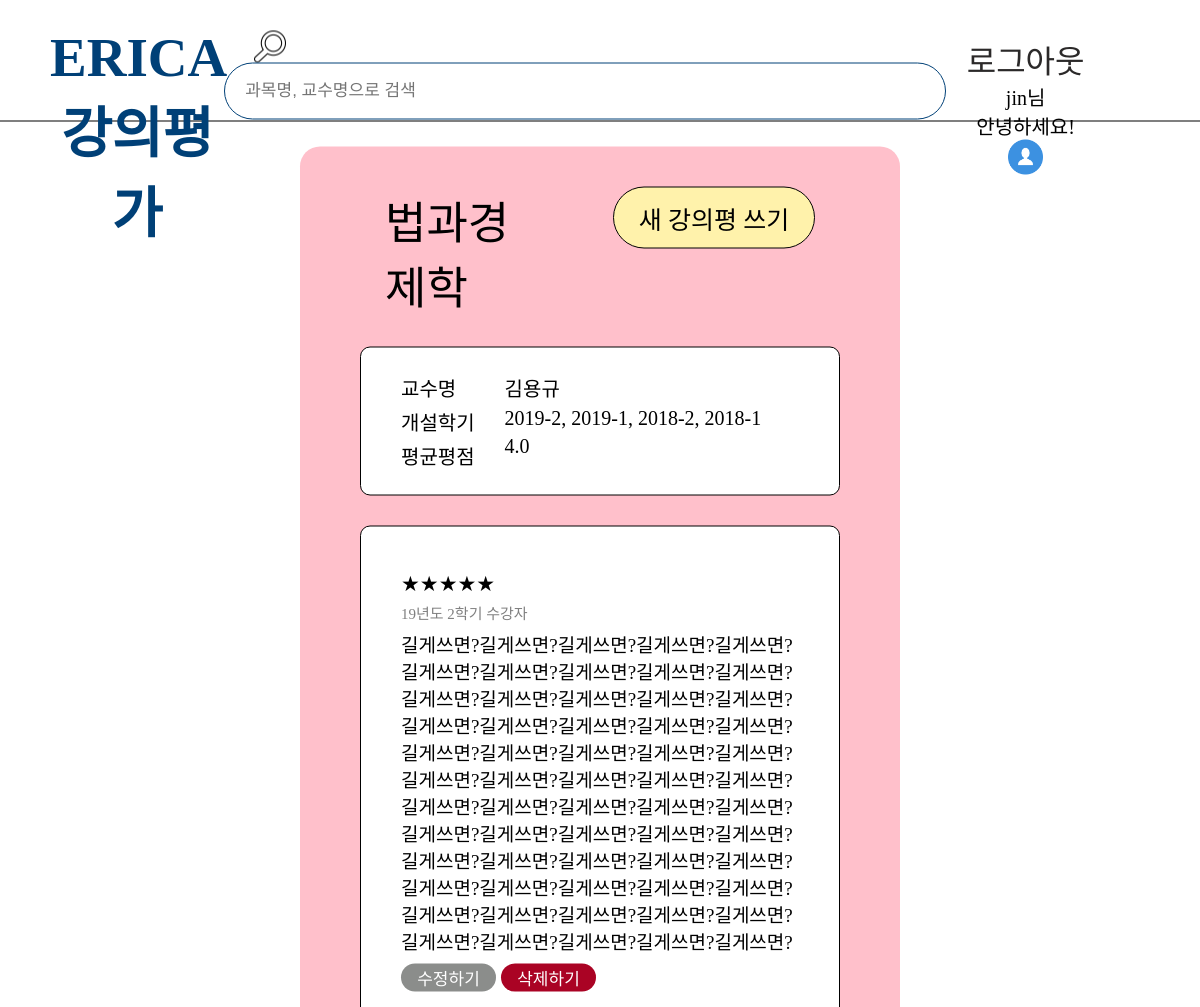
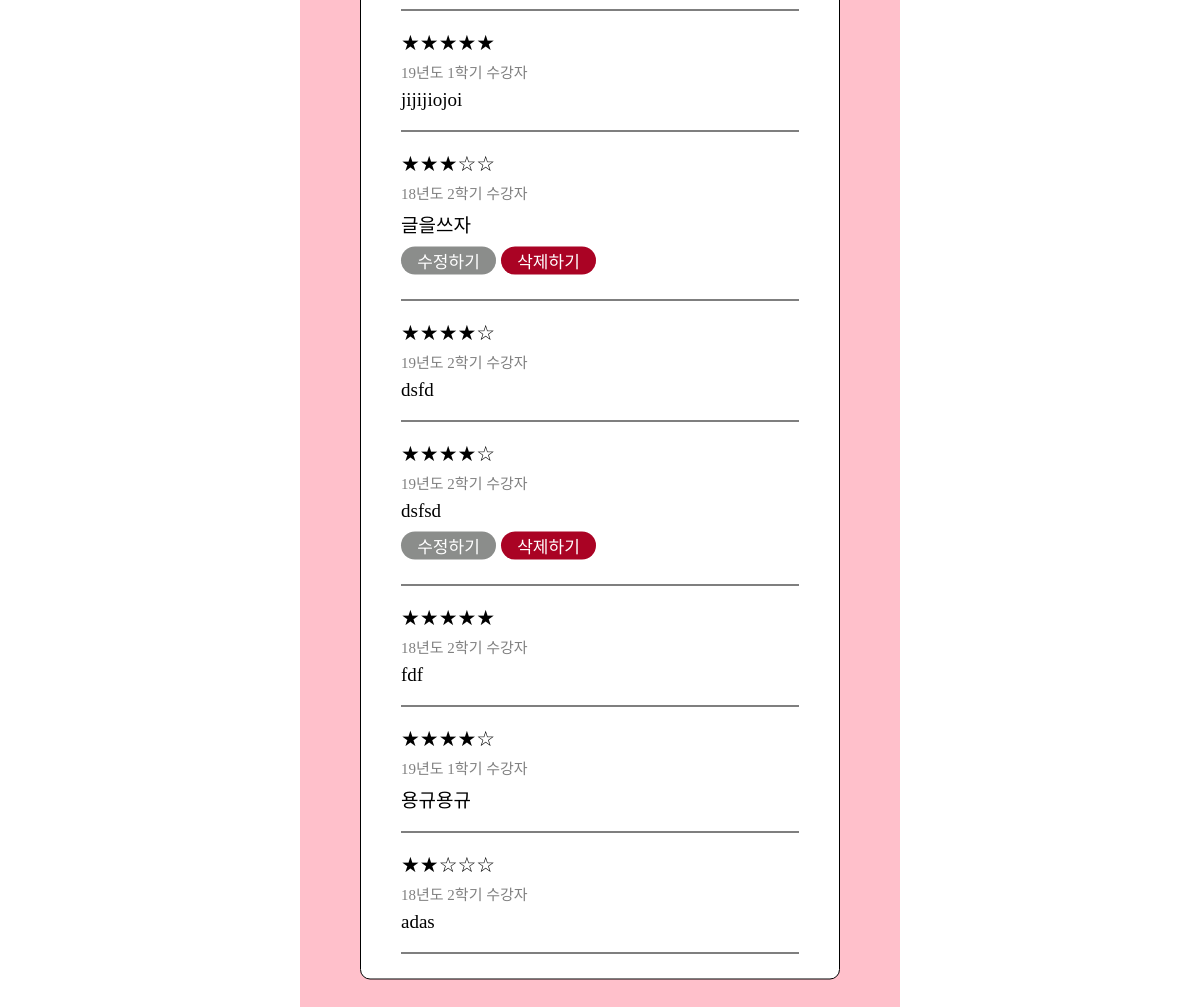
The app's page /LE/ (signed in) with its own data (2 pictures, top to bottom).
### app/models.py (models this page shows, shortened)
class LawAndEconomics(models.Model):
    objects = models.Manager()
    author = models.ForeignKey(settings.AUTH_USER_MODEL, default =1, on_delete = models.CASCADE)
    lectureName = models.CharField(max_length=200, default="법과경제학")
    professorName = models.CharField(max_length=50, default="김용규")
    SEME_FIELD_CHOICES=[
        ('19년도 2학기', '19년도 2학기'),
        ('19년도 1학기', '19년도 1학기'),
        ('18년도 2학기', '18년도 2학기'),
        ('18년도 2학기', '18년도 1학기'),
    ]
    seme = models.CharField(max_length=10, choices=SEME_FIELD_CHOICES)
    score = models.IntegerField(validators=[MinValueValidator(0),MaxValueValidator(5)], default=[0])
    text = models.TextField(max_length=300)
    time = models.DateTimeField(default=timezone.now)

### app/views.py (the view)
# urls.py: path('LE/', LERead.as_view(), name='LE'),
class LERead(ListView):
    model = LawAndEconomics
    def get(self, request):
        template_name = 'LE.html'
        LE = LawAndEconomics.objects.all().order_by('-time')
        contentsLE = LawAndEconomics.objects.all()
        countLE = 0
        sumLE = 0
        avgLE = "none"
        for content in contentsLE:
            sumLE += content.score
            countLE +=1
            avgLE = round(sumLE/countLE, 2)
        return render(request, template_name, {'LE':LE,'avgLE':avgLE})

### app/templates/LE.html (shortened to what this page needs)
{% extends "base_list.html" %}
{% load static %}
{% block css %}
<link rel="stylesheet" href="{% static 'css/list.css' %}">
{% endblock css %}
{% block content %}
{% if user.is_authenticated %}
<div class="section">
        <div class="top_box">
            <div class="top_box_left"><p class="page_name">법과경제학</p></div>
            <div class="top_box_right"><a href="{% url 'LE_CREATE' %}">
                <div class="create_box">새 강의평 쓰기</div></a></div>
        </div>
    <div class="info_box">
        <ul>
            <li class="info_li">교수명</li>
            <li class="info_li">개설학기</li>
            <li class="info_li">평균평점</li>
        </ul>
        <ul>
            <li class="info_li">김용규</li>
            <li class="info_li">2019-2, 2019-1, 2018-2, 2018-1</li>
            <li class="info_li">{{avgLE}}</li>
        </ul>
    </div>
    <div class="big_list_box">
        {% for i in LE %}
        <div class="list_box">
            <div class="main-item">
                <p class="score">
                    {% if i.score == 1 %} ★☆☆☆☆
                    {% elif i.score == 2 %} ★★☆☆☆
                    {% elif i.score == 3 %} ★★★☆☆
                    {% elif i.score == 4 %} ★★★★☆
                    {% elif i.score == 5 %} ★★★★★
                    {% endif %}
                </p>
                <p class="seme">{{i.seme}} 수강자</p>
                <p class="text">{{i.text}}</p>
            </div>
            {% if i.author == user %}
            <div class="btn_box">
                <a href="{% url 'LE_UPDATE' i.id %}"><div class="btn update">수정하기</div></a>
                <a href="{% url 'LE_DELETE' i.id %}"><div class="btn delete">삭제하기</div></a>
            </div>
            {% endif %}
        </div>
        {% endfor %}
    </div>
    <br>
</div>
{% else %}
<h2>잘못된 접근입니다.</h2>
{% endif %}
{% endblock content %}

### app/templates/base_list.html (shortened to what this page needs)
{% load static %}
<!DOCTYPE html>
<html lang="en">
<head>
    <link rel="stylesheet" type="text/css" href="{% static 'css/base.css'%}">
    <link rel="stylesheet" href="{% static 'css/font.css' %}">
    {% block css %}{% endblock css %}
</head>
<body>
    <div class="container">
        <div class="outer">
            <div class="top_nav">
                <div id="box-left">
                    <a href="{% url 'main' %}">
                        <h1 class="name"> ERICA 강의평가</h1>
                    </a>
                </div>
                {% if user.is_authenticated %}
                <div id='box-center'>
                    <form action = "{% url 'result' %}" method='GET'>
                        <input class="input_button" type="image" src="{% static 'image/find.png'%}" alt="Submit">
                        <input class="input_box" type="text" name="query" value="{{query}}" placeholder="과목명, 교수명으로 검색">
                    </form>
                </div>
                {% endif %}
                <div id='box-right'>
                    <ul>
                        {% if user.is_authenticated %}
                        <ul>
                            <li class="li"><a href="javascript:{document.getElementById('logout').submit()}"
                                     class="li_Logout">로그아웃</a>
                            </li>
                            <li class="li">
                                <p class="intro">{{user.username}}님<br>안녕하세요!</p>
                            </li>
                            <li class="li"><a href="{% url 'mypage' %}"><img class="profile_img"
                                        src="{%static 'image/profile.png' %}"></a></li>
                        </ul>
                            {% endif %}
                </div>
            </div>
            <div class="content">
                {% block content %}
                {% endblock %}
            </div>
        </div>
    </div>
</body>

### app/static/css/base.css (style rules this page uses)
* { margin: 0; padding: 0; }
a { color: #000; }
a:link { color: black; }
body { background: white; margin: 0; display: flex; justify-content: center; }
.outer { position:absolute; top:50%; left:50%; background: white; transform:translate(-50%, -50%); width: 100%; height: 100%; }
.content { display: flex; flex-direction: column; width: 100%; padding: 25px 0; }
.top_nav { height: 120px; display: flex; background-color: white; border-bottom: solid 1px black; position: relative; padding: 0 50px; }
#box-left { flex: 0.8; text-align: center; padding: 25px 0; font-size: 1.3rem; }
#box-center { flex: 1.4; text-align: left; padding: 30px 0; }
input { vertical-align: middle; margin-right: 15px; }
.input_box { padding: 20px; border: 1.8px solid #004077; border-radius : 30px; width:680px; height:15px; font-size: 17px; }
.input_button { width:32px; height:32px; cursor: pointer; padding-left: 30px; }
#box-right { margin: 0 auto; padding: 35px 0; padding-right: 40px; }
#box-right ul { float: right; text-align: center; margin: 0; padding: 0; }
.li { list-style-type: none; display: inline-block; text-align: center; outline : lpx dotted blue; margin-right: 20px; font-size: 30px; }
.profile_img { width: 35px; height: 35px; }
#box-right a { text-decoration:none; color: black; }
#box-right ul li a { color: #2b2929; }
a { text-decoration: none; }
.name { font-family: NanumSquareEB; font-size: 55px; text-align: center; color: #004077; }
.li_Logout { font-family: NanumSquareEB; font-size: 32px; text-align: center; }
.intro { font-family: NanumSquareB; font-size: 20px; text-align: center; }

### app/static/css/list.css (style rules this page uses)
body { height: 100%; width: 100%; }
.section { display: flex; flex-direction: column; margin: 0px 300px 0px 300px; border-radius: 20px; background: pink; padding: 40px 60px; }
.top_box { display: flex; flex-direction: row; width: 100%; text-align: center; margin-bottom: 30px; }
.top_box_left { width: 50%; text-align: left; }
.top_box_right { width: 50%; text-align: right; padding-right: 25px; }
.page_name { font-family: NanumSquareB; font-size: 45px; color: #000000; margin-right: 33%; padding-left: 25px; }
.create_box { background-color: #fff2ab; width: 200px; height: 60px; border-radius: 100px; border: solid 1px black; font-family: NanumSquareB; font-size: 25px; color: #000000; text-align: center; display: table-cell; vertical-align: middle; }
.info_box { border: 1px solid black; background-color: rgb(255, 255, 255); border-radius: 10px; padding: 25px 40px 20px 40px; font-size: 20px; margin-bottom: 30px; }
.info_li { list-style: none; font-family: NanumSquareR; margin-right: 30px; padding-bottom: 5px; }
ul { float: left; }
.big_list_box { border: 1px solid black; background-color: rgb(255, 255, 255); border-radius: 10px; padding: 25px 40px 25px 40px; }
.list_box { font-size: 20px; padding: 20px 0; border-bottom: 1px solid black; }
.score { margin-bottom: 5px; font-family: NanumSquareB; font-size: 21px; color: rgb(0, 0, 0); }
.seme { margin-bottom: 7px; font-family: NanumSquareB; font-size: 15px; color: gray; }
.text { font-family: NanumSquareR; font-size: 19px; }
.btn_box { margin-top: 10px; }
.btn { background-color: rgb(153, 153, 153); width: 95px; height: 28px; border-radius: 100px; font-family: NanumSquareR; font-size: 17px; color: #000000; text-align: center; display: table-cell; vertical-align: middle; }
.update { background-color: #8b8d8b; color:white; text-align: center; display: table-cell; vertical-align: middle; }
.delete { background-color: #aa0324; color:white; text-align: center; display: table-cell; vertical-align: middle; }

### records on screen
LawAndEconomics: seme "19년도 2학기", text "길게쓰면?길게쓰면?길게쓰면?길게쓰면?길게쓰면?길게쓰면?길게쓰면?길게쓰면?길게쓰면?길게쓰면?길게쓰면?길게쓰면?길게쓰면?길게쓰면?길게쓰면?길게쓰면?길게쓰면?길게쓰면?길게쓰면?길게쓰면?길게쓰면?길게쓰면?길게쓰면?길게쓰면?길게쓰면?길게쓰면?길게쓰면?길게쓰면?길게쓰면?길게쓰면?길게쓰면?길게쓰면?길게쓰면?길게쓰면?길게쓰면?길게쓰면?길게쓰면?길게쓰면?길게쓰면?길게쓰면?길게쓰면?길게쓰면?길게쓰면?길게쓰면?길게쓰면?길게쓰면?길게쓰면?길게쓰면?길게쓰면?길게쓰면?길게쓰면?길게쓰면?길게쓰면?길게쓰면?길게쓰면?길게쓰면?길게쓰면?길게쓰면?길게쓰면?길게쓰면?", shows "수정하기"
LawAndEconomics: seme "19년도 1학기", text "jijijiojoi"
LawAndEconomics: seme "18년도 2학기", text "글을쓰자", shows "수정하기"
LawAndEconomics: seme "19년도 2학기", text "dsfd"
LawAndEconomics: seme "19년도 2학기", text "dsfsd", shows "수정하기"
LawAndEconomics: seme "18년도 2학기", text "fdf"
LawAndEconomics: seme "19년도 1학기", text "용규용규"
LawAndEconomics: seme "18년도 2학기", text "adas"

### other values on screen
{{ user.username }} "jin"
{{ avgLE }} "4.0"
